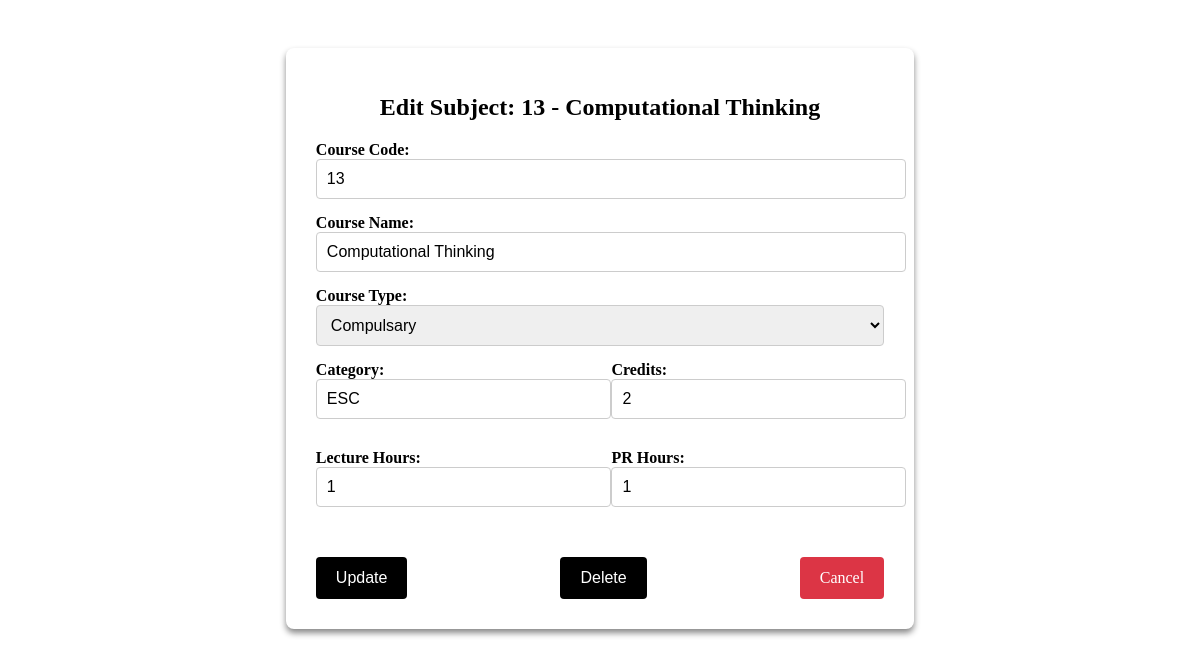
Screenshot of /edit-subject/5/ (signed in) with the database file from the repository.
### application/models.py (models this page shows, shortened)
class Subject(models.Model):
    course_code = models.CharField(max_length=10)
    course_name = models.CharField(max_length=100)
    course_type = models.CharField(max_length=100, default="Compulsary")
    category = models.CharField(max_length=50)
    credits = models.IntegerField()
    lecture_hours = models.IntegerField()
    pr_hours = models.IntegerField()
    semester = models.IntegerField()
    class Meta:
        constraints = [
            models.UniqueConstraint(fields=['course_code'], name='unique_course_code'),
            models.UniqueConstraint(fields=['course_name'], name='unique_course_name'),
        ]

### application/views.py (the view, shortened to what this page needs)
# urls.py: path('edit-subject/<int:id>/', views.edit_subject, name='edit_subject'),
@login_required(login_url='home')
def edit_subject(request, id):
    subject = get_object_or_404(Subject, id=id)
    return render(request, 'credit/edit_subject.html', {'subject': subject})

### templates/credit/edit_subject.html (shortened to what this page needs)
<!DOCTYPE html>
<html lang="en">
<head>
</head>
<body>
    <div class="content-container">
        <div class="form-box">
            <h1>Edit Subject: {{ subject.course_code }} - {{ subject.course_name }}</h1>
            <form method="POST" class="form-container">
                <div class="form-group">
                    <label for="course_code">Course Code:</label>
                    <input type="text" name="course_code" value="{{ subject.course_code }}" required class="form-control">
                </div>
                <div class="form-group">
                    <label for="course_name">Course Name:</label>
                    <input type="text" name="course_name" value="{{ subject.course_name }}" required class="form-control">
                </div>
                <div class="form-group">
                    <label for="course_type">Course Type:</label>
                    <select name="course_type" class="form-control">
                        <option value="Compulsary" {% if subject.course_type == "Compulsary" %}selected{% endif %}>Compulsary</option>
                    </select>
                </div>
                <div class="form-row">
                    <div class="form-group half-width">
                        <label for="category">Category:</label>
                        <input type="text" name="category" value="{{ subject.category }}" required class="form-control">
                    </div>
                    <div class="form-group half-width">
                        <label for="credits">Credits:</label>
                        <input type="number" name="credits" value="{{ subject.credits }}" required class="form-control">
                    </div>
                </div>
                <div class="form-row">
                    <div class="form-group half-width">
                        <label for="lecture_hours">Lecture Hours:</label>
                        <input type="number" name="lecture_hours" value="{{ subject.lecture_hours }}" required class="form-control">
                    </div>
                    <div class="form-group half-width">
                        <label for="pr_hours">PR Hours:</label>
                        <input type="number" name="pr_hours" value="{{ subject.pr_hours }}" required class="form-control">
                    </div>
                </div>
                <div class="form-actions">
                    <button type="submit" class="btn update-btn">Update</button>
                    <button type="submit" name="delete" value="True" class="btn update-btn" onclick="return confirm('Are you sure you want to delete this subject?');">Delete</button>
                    <a href="{% url 'sem_subjects' subject.semester %}" class="btn cancel-btn">Cancel</a>
                </div>
            </form>
        </div>
    </div>
</body>
</html>

### templates/credit/edit_subject.html (style rules this page uses)
.content-container { width: 80%; margin: 0 auto; padding: 40px 0; }
.form-box { background-color: #fff; padding: 30px; border-radius: 8px; box-shadow: 0 4px 6px rgba(0, 0, 0, 0.47); width: 60%; margin: 0 auto; }
h1 { text-align: center; font-size: 24px; margin-bottom: 20px; }
.form-container { display: flex; flex-direction: column; }
.form-group { margin-bottom: 15px; }
.form-group label { font-weight: bold; margin-bottom: 5px; }
.form-control { width: 100%; padding: 10px; font-size: 16px; border: 1px solid #ccc; border-radius: 4px; }
.form-row { display: flex; justify-content: space-between; margin-bottom: 15px; }
.form-group.half-width { width: 48%; }
.form-actions { margin-top: 20px; display: flex; justify-content: space-between; }
.btn { padding: 12px 20px; font-size: 16px; border-radius: 4px; cursor: pointer; text-decoration: none; display: inline-block; text-align: center; }
.update-btn { background-color: black; color: white; border: none; }
.cancel-btn { background-color: #dc3545; color: white; border: none; }

### rows the page displays
Subject: course_code "13", course_name "Computational Thinking", course_type "Compulsary", category "ESC", credits "2", lecture_hours "1", pr_hours "1"
